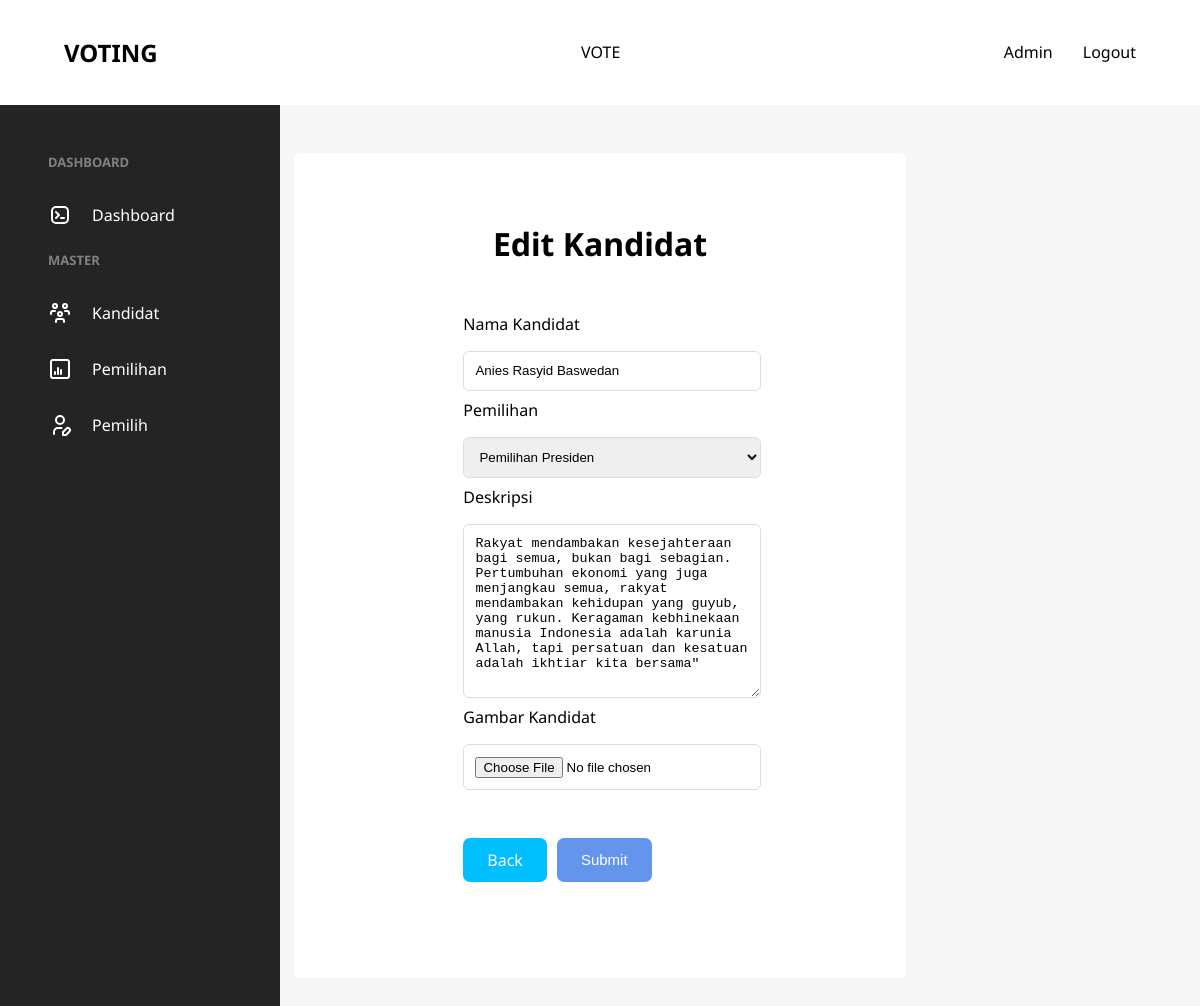
Page /view/admin/kandidat/edit.php?id=13 (signed in) on the committed database.
### tables this page shows
CREATE TABLE `kandidat` (
  `id` int(11) NOT NULL,
  `nama` varchar(100) NOT NULL,
  `id_pemilihan` int(11) NOT NULL,
  `deskripsi` text NOT NULL,
  `image` varchar(255) NOT NULL,
  `voting_count` varchar(100) NOT NULL
);

CREATE TABLE `pemilihan` (
  `id` int(11) NOT NULL,
  `nama` varchar(100) NOT NULL,
  `status` enum('tidak_berlangsung','berlangsung','selesai') NOT NULL,
  `tanggal_pemilihan` date NOT NULL
);

### view/admin/kandidat/edit.php (the view, shortened to what this page needs)
<?php
require_once("../../../config/database.php");
$id = $_GET['id'];
$sql = "SELECT * FROM pemilihan";
$stmt = $pdo->query($sql);
$pemilihan = $stmt->fetchAll(PDO::FETCH_ASSOC);
$sql = "SELECT * FROM kandidat WHERE id = $id";
$stmt = $pdo->query($sql);
$kandidat = $stmt->fetch(PDO::FETCH_ASSOC);
?>
<?php
require_once("../../inc/header.php");
require_once("../../inc/admin_sidebar.php");
?>
<main class="admin form-crud">
    <h1>Edit Kandidat</h1>
    <form action="" method="post" enctype="multipart/form-data">
        <div class="input-wrapper">
            <label for="nama">Nama Kandidat</label>
            <input type="text" name="nama" id="nama" value="<?= $kandidat['nama'] ?>" required placeholder="Nama Pemilihan...">
        </div>
        <div class="input-wrapper">
            <label for="id_pemilihan">Pemilihan</label>
            <select name="id_pemilihan" id="id_pemilihan" required>
                <?php foreach ($pemilihan as $row) : ?>
                    <option <?= $row['id'] == $kandidat['id_pemilihan'] ? 'selected' : '' ?> value="<?= $row['id'] ?>"><?= $row['nama'] ?></option>
                <?php endforeach; ?>
            </select>
        </div>
        <div class="input-wrapper">
            <label for="deskripsi">Deskripsi</label>
            <textarea name="deskripsi" required id="deskripsi" cols="30" rows="10"><?= $kandidat['deskripsi'] ?></textarea>
        </div>
        <div class="input-wrapper">
            <label for="image">Gambar Kandidat</label>
            <input type="file" name="image" id="image">
        </div>
        <div class="crud-button-wrapper">
            <a href="index.php">Back</a>
            <button type="submit" name="submit">Submit</button>
        </div>
    </form>
</main>
<?php
require_once("../../inc/footer.php");
?>

### rows in the picture
kandidat: nama "Anies Rasyid Baswedan", id_pemilihan "Pemilihan Presiden", deskripsi "Rakyat mendambakan kesejahteraan bagi semua, bukan bagi sebagian. Pertumbuhan ekonomi yang juga menjangkau semua, rakyat mendambakan kehidupan yang guyub, yang rukun. Keragaman kebhinekaan manusia Indonesia adalah karunia Allah, tapi persatuan dan kesatuan adalah ikhtiar kita bersama\""
